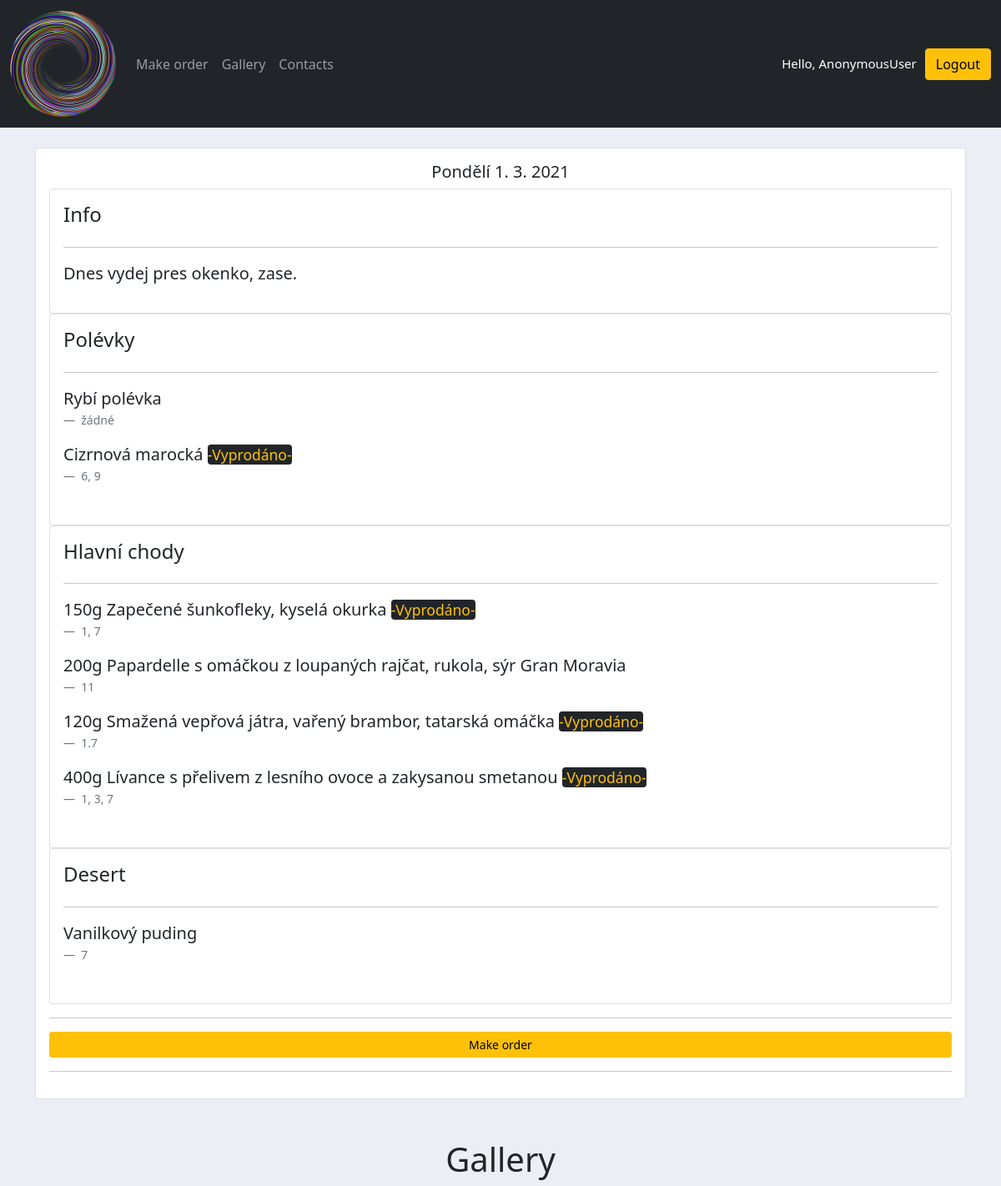
/ (upper part), run on an earlier commit of the app's database.
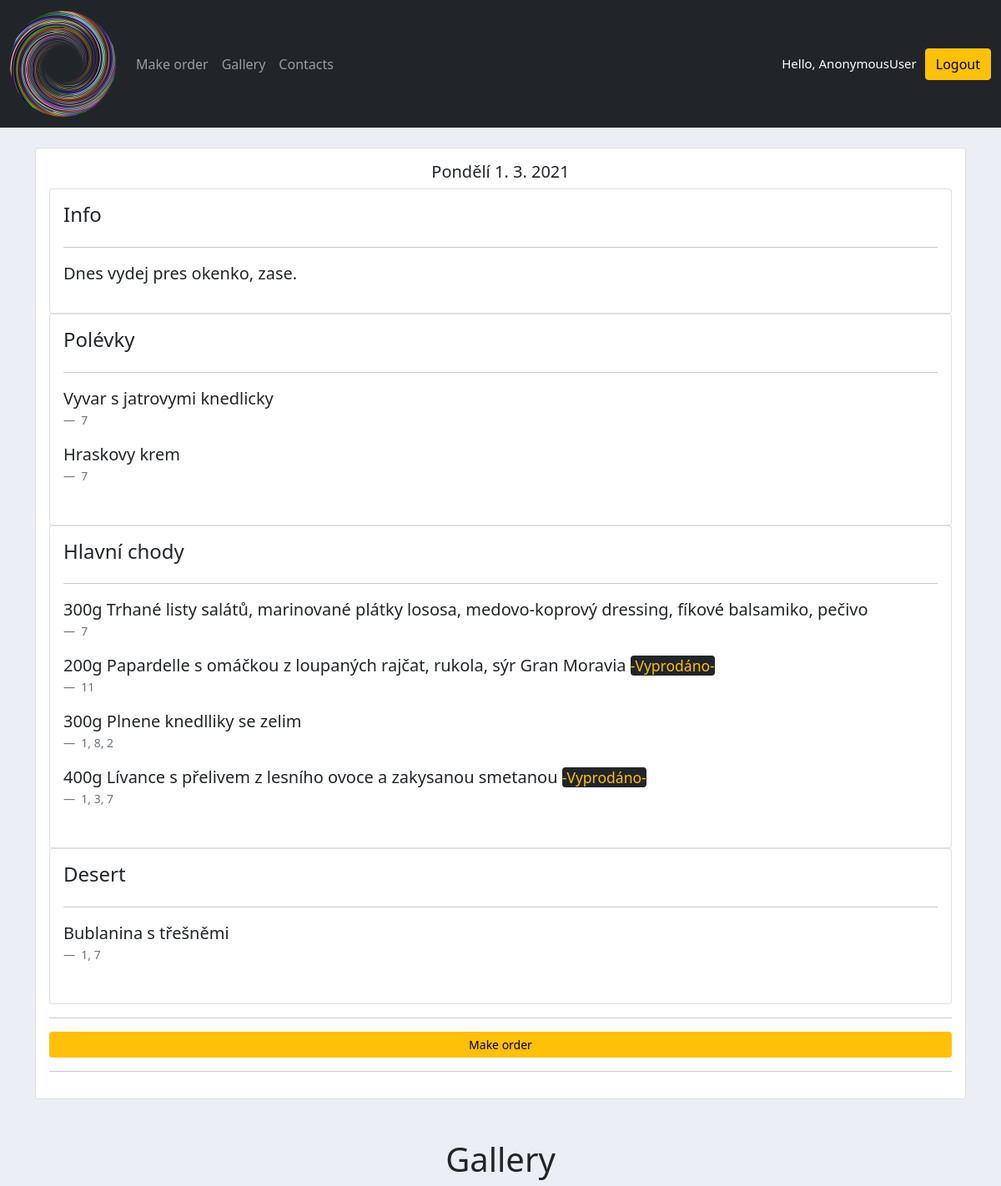
And on a later commit of the database.
### accounts/models.py (models this page shows)
class Menu(models.Model):
    supper1 = models.ForeignKey(
    Supper, related_name='supper1', null=True, on_delete=models.SET_NULL
    )
    supper1_portions = models.PositiveIntegerField(null=True)
    supper2 = models.ForeignKey(
    Supper, related_name='supper2', null=True, on_delete=models.SET_NULL
    )
    supper2_portions = models.PositiveIntegerField(null=True)
    meal1 = models.ForeignKey(
    Meal, related_name='meal1', null=True, on_delete=models.SET_NULL
    )
    meal1_portions = models.PositiveIntegerField(null=True)
    meal2 = models.ForeignKey(
    Meal, related_name='meal2', null=True, on_delete=models.SET_NULL
    )
    meal2_portions = models.PositiveIntegerField(null=True)
    meal3 = models.ForeignKey(
    Meal, related_name='meal3', null=True, on_delete=models.SET_NULL
    )
    meal3_portions = models.PositiveIntegerField(null=True)
    meal4 = models.ForeignKey(
    Meal, related_name='meal4', null=True, on_delete=models.SET_NULL
    )
    meal4_portions = models.PositiveIntegerField(null=True)
    desert = models.ForeignKey(Desert, null=True, on_delete=models.SET_NULL)
    day = models.CharField(max_length=1000, null=True, default='')
    info = models.TextField(max_length=2000, blank=True)

class Supper(models.Model):
    name = models.CharField(max_length=200, null=True)
    alergens = models.CharField(max_length=200, null=True)
    price = models.PositiveIntegerField(null=True, default=25)
    def __str__(self):
        return self.name

class Meal(models.Model):
    portion = models.IntegerField(null=True)
    name = models.CharField(max_length=200, null=True)
    alergens = models.CharField(max_length=200, null=True)
    price = models.PositiveIntegerField(null=True, default=110)
    def __str__(self):
        return self.name

class Desert(models.Model):
    name = models.CharField(max_length=200, null=True)
    alergens = models.CharField(max_length=200, null=True)
    def __str__(self):
        return self.name

### accounts/views.py (the view)
# urls.py: path('', views.home, name='home'),
def home(request):
    menu = Menu.objects.last()
    orders = Order.objects.all()
    total = orders.count()
    counting_portions1 = [
    'supper1', 'supper2', 'meal1', 'meal2', 'meal3', 'meal4'
    ]
    counting_portions2 = {}
    for i in counting_portions1:
        counting = Order.objects.aggregate(Sum(i))
        counting_portions2.update(counting)
    context = {
    'menu': menu,
    'orders': orders,
    'total': total,
    'c_p': counting_portions2,}
    return render(request, 'accounts/dashboard.html', context)

### accounts/templates/accounts/dashboard.html (shortened to what this page needs)
{%  extends 'accounts/main.html' %}
{% load static %}
{% block content %}
{%  include 'accounts/menu.html' %}
<br>
<div id="gallery">
{%  include 'accounts/gallery.html' %}
</div>
<br>
<br>
{% endblock %}

### accounts/templates/accounts/menu.html (shortened to what this page needs)
<br>
<div class="container">
<div class="row">
	<div class="col-md">
		<div class="card card-body">
			<h5 class="text-center">{{menu.day}}</h5>
			<div class="col-md">
    		<div class="card card-body">
    			<h4>Info</h4>
    			<hr>
            <blockquote class="blockquote">
                 <p>{{menu.info}}</p>
            </blockquote>
    		</div>
    	</div>
			<div class="col-md">
    		<div class="card card-body">
    			<h4>Polévky</h4>
    			<hr>
					<figure >
            <blockquote class="blockquote">
                 <p>{{menu.supper1}}
								 </p>
            </blockquote>
						<figcaption class="blockquote-footer">
              {{menu.supper1.alergens}}
            </figcaption>
            <blockquote class="blockquote">
                 <p>{{menu.supper2}}
									  {% if c_p.supper2__sum >= menu.supper2_portions %}
										<small class="text-warning bg-dark rounded"> -Vyprodáno- </small>
										{% endif %}
								 </p>
            </blockquote>
						<figcaption class="blockquote-footer">
              {{menu.supper2.alergens}}
            </figcaption>
          </figure>
    		</div>
    	</div>
    	<div class="col-md">
    		<div class="card card-body">
    			<h4>Hlavní chody</h4>
          <hr>
          <figure>
            <blockquote class="blockquote">
      			     <p>{{menu.meal1.portion}}g {{menu.meal1}}
									  {% if c_p.meal1__sum >= menu.meal1_portions %}
								    <small class="text-warning bg-dark rounded"> -Vyprodáno- </small>
								    {% endif %}
							</p>
            </blockquote>
						<figcaption class="blockquote-footer">
              {{menu.meal1.alergens}}
            </figcaption>
            <blockquote class="blockquote">
      			     <p>{{menu.meal2.portion}}g {{menu.meal2}}
									  {% if c_p.meal2__sum >= menu.meal2_portions %}
										<small class="text-warning bg-dark rounded"> -Vyprodáno- </small>
										{% endif %}
								 </p>
            </blockquote>
						<figcaption class="blockquote-footer">
              {{menu.meal2.alergens}}
            </figcaption>
            <blockquote class="blockquote">
      			     <p>{{menu.meal3.portion}}g {{menu.meal3}}
									 	{% if c_p.meal3__sum >= menu.meal3_portions %}
								 		<small class="text-warning bg-dark rounded"> -Vyprodáno- </small>
								 		{% endif %}
							</p>
            </blockquote>
						<figcaption class="blockquote-footer">
              {{menu.meal3.alergens}}
            </figcaption>
            <blockquote class="blockquote">
      			     <p>{{menu.meal4.portion}}g {{menu.meal4}}
									  {% if c_p.meal4__sum >= menu.meal4_portions %}
								 		<small class="text-warning bg-dark rounded"> -Vyprodáno- </small>
								 		{% endif %}
							</p>
            </blockquote>
						<figcaption class="blockquote-footer">
              {{menu.meal4.alergens}}
            </figcaption>
          </figure>
    		</div>
    	</div>
      <div class="col-md">
    		<div class="card card-body">
    			<h4>Desert</h4>
          <hr>
          <figure>
            <blockquote class="blockquote">
      			     <p>{{menu.desert}}</p>
            </blockquote>
						<figcaption class="blockquote-footer">
              {{menu.desert.alergens}}
            </figcaption>
          </figure>
    		</div>
    	</div>
      <hr>
      <a class="btn btn-warning  btn-sm btn-block" href="{% url 'make_order' %}">Make order</a>
      <hr>
		</div>
	</div>
</div>
</div>

What changed in the data, as far as the page shows it:
changed Menu "Dnes vydej pres okenko, zase.": supper1 "Rybí polévka" → "Vyvar s jatrovymi knedlicky"; supper1.alergens "žádné" → "7"; supper2 "Cizrnová marocká" → "Hraskovy krem"; supper2.alergens "6, 9" → "7"; meal1.portion "150" → "300"; meal1 "Zapečené šunkofleky, kyselá okurka" → "Trhané listy salátů, marinované plátky lososa, medovo-koprový dressing, fíkové balsamiko, pečivo"; meal1.alergens "1, 7" → "7"; meal3.portion "120" → "300"; meal3 "Smažená vepřová játra, vařený brambor, tatarská omáčka" → "Plnene knedlliky se zelim"; meal3.alergens "1.7" → "1, 8, 2"; desert "Vanilkový puding" → "Bublanina s třešněmi"; desert.alergens "7" → "1, 7"; supper2_portions 8 → 60 (drawn); meal1_portions 8 → 60 (drawn); meal3_portions 8 → 60 (drawn)
